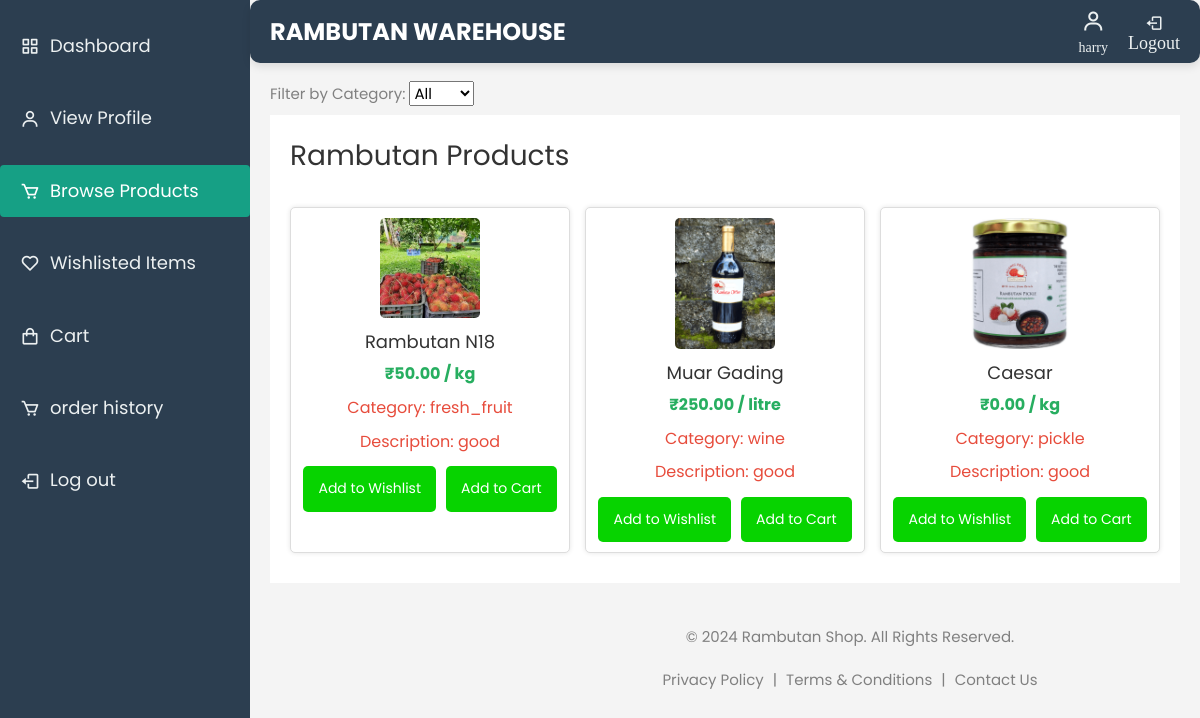
The app's page /products/ (signed in) with its own data.
### warehouse/models.py (models this page shows, shortened)
class Registeruser(AbstractUser):
    username = models.EmailField(unique=True)
    name = models.CharField(max_length=50,default='noname')
    contact = models.CharField(max_length=250, blank=True)
    address = models.CharField(max_length=250, blank=True)
    place = models.CharField(max_length=100, blank=True)
    role = models.CharField(max_length=10, choices=ROLE_CHOICES)
    groups = models.ManyToManyField(
        Group,
        related_name='registeruser_set',  # Custom related_name
        blank=True,
        help_text='The groups this user belongs to. A user will get all permissions granted to each of their groups.'
    )
    user_permissions = models.ManyToManyField(
        Permission,
        related_name='registeruser_set',  # Custom related_name
        blank=True,
        help_text='Specific permissions for this user.'
    )

class RambutanPost(models.Model):
    farmer = models.ForeignKey('FarmerDetails', on_delete=models.CASCADE, related_name='rambutan_posts')
    PRODUCT_CHOICES = sorted([
        ('Binjai', 'Binjai'),
        ('Caesar', 'Caesar'),
        ('E35', 'E35'),
        ('Hg Deli Baling', 'Hg Deli Baling'),
        ('Jarum Emas', 'Jarum Emas'),
        ('Maharlika', 'Maharlika'),
        ('Malwana', 'Malwana'),
        ('Muar Gading', 'Muar Gading'),
        ('Rambutan N18', 'Rambutan N18'),
        ('Rongrien', 'Rongrien'),
        ('School Boy', 'School Boy'),
        ('other', 'Other')  # 'Other' option placed last
    ], key=lambda x: (x[0] != 'other', x[0]))  # Ensures 'Other' is last
    product = models.CharField(max_length=255, choices=PRODUCT_CHOICES)
    CATEGORY_CHOICES = [
        ('fresh_fruit', 'Fresh Fruit'),
        ('juice', 'Juice'),
        ('pickle', 'Pickle'),
        ('wine', 'Wine'),
    ]
    category = models.CharField(max_length=20, choices=CATEGORY_CHOICES)
    quantity_type = models.CharField(max_length=10, choices=[('kg', 'Kilograms'), ('L', 'Litres')])
    quantity = models.PositiveIntegerField(default=1)
    quantity_left = models.PositiveIntegerField(default=0)
    price = models.DecimalField(max_digits=10, decimal_places=2)
    image = models.ImageField(upload_to='rambutan_images/')
    description = models.TextField()
    created_at = models.DateTimeField(auto_now_add=True)
    is_available = models.BooleanField(default=True)

### warehouse/views.py (the view)
# urls.py: path('products/', views.products_browse, name='products_browse'),
@login_required
@cache_control(no_cache=True, must_revalidate=True, no_store=True)
def products_browse(request):
    category_filter = request.GET.get('category', '')  # Get the selected category from the URL parameters
    products_query = RambutanPost.objects.all()
    if category_filter:
        products_query = products_query.filter(category=category_filter)
    products = products_query.values(
        'id', 'product', 'category', 'image', 'price', 'created_at', 'description',
        'is_available', 'quantity_left', 'farmer','quantity_type'
    )
    cart_items = Cart.objects.filter(user=request.user).values_list('rambutan_post_id', flat=True)
    wishlist_items = Wishlist.objects.filter(user=request.user).values_list('rambutan_post_id', flat=True)
    for product in products:
        if product['quantity_left'] <= 0:
            product['status_message'] = 'Out of Stock'
        elif not product['is_available']:
            product['status_message'] = 'Unavailable'
    context = {
        'products': products,
        'category_filter': category_filter  # Pass the selected category to the template
    }
    return render(request, 'shop.html', context)

### warehouse/templates/shop.html (shortened to what this page needs)
{% load static %}
<!DOCTYPE html>
<html lang="en" dir="ltr">
<head>
    <link href='https://unpkg.com/boxicons@2.0.7/css/boxicons.min.css' rel='stylesheet'>
    <link href="https://cdn.jsdelivr.net/npm/sweetalert2@11/dist/sweetalert2.min.css" rel="stylesheet">
    <link rel="stylesheet" href="{% static 'css/open-iconic-bootstrap.min.css' %}">
    <link rel="stylesheet" href="{% static 'css/animate.css' %}">
    <link rel="stylesheet" href="{% static 'css/owl.carousel.min.css' %}">
    <link rel="stylesheet" href="{% static 'css/owl.theme.default.min.css' %}">
    <link rel="stylesheet" href="{% static 'css/magnific-popup.css' %}">
    <link rel="stylesheet" href="{% static 'css/aos.css' %}">
    <link rel="stylesheet" href="{% static 'css/ionicons.min.css' %}">
    <link rel="stylesheet" href="{% static 'css/bootstrap-datepicker.css' %}">
    <link rel="stylesheet" href="{% static 'css/jquery.timepicker.css' %}">
    <link rel="stylesheet" href="{% static 'css/flaticon.css' %}">
    <link rel="stylesheet" href="{% static 'css/icomoon.css' %}">
    <link rel="stylesheet" href="{% static 'css/style.css' %}">
</head>
<body>
    <div class="sidebar">
        <ul class="nav-links">
            <li>
                <a href="{% url 'customer_dashboard' %}" >
                    <i class='bx bx-grid-alt'></i>
                    <span class="links_name">Dashboard</span>
                </a>
            </li>
            <li>
                <a href="{% url 'profile_view' %}">
                    <i class='bx bx-user'></i>
                    <span class="links_name">View Profile</span>
                </a>
            </li>
            <li>
                <a href="{% url 'products_browse' %}" class="active">
                    <i class='bx bx-cart'></i>
                    <span class="links_name">Browse Products</span>
                </a>
            </li>
            <li>
                <a href="{% url 'wishlist' %}">
                    <i class='bx bx-heart'></i>
                    <span class="links_name">Wishlisted Items</span>
                </a>
            </li>
            <li>
                <a href="{% url 'cart' %}">
                    <i class='bx bx-shopping-bag'></i>
                    <span class="links_name">Cart</span>
                </a>
            </li>
            <li>
                <a href="{% url 'order_history' %}">
                  <i class='bx bx-cart'></i>
                  <span class="links_name">order history</span>
                </a>
            </li>
            <li class="log_out">
                <a href="{% url 'logout' %}" class="logout-button">
                    <i class='bx bx-log-out'></i>
                    <span class="links_name">Log out</span>
                </a>
            </li>
        </ul>
    </div>
    <section class="home-section">
        <nav class="top-navbar">
            <div class="logo">
                <span class="logo-text">Rambutan Warehouse</span>
            </div>
            <ul class="nav-icons">
                <li class="user-profile">
                    <a href="{% url 'profile_view' %}">
                        <i class='bx bx-user'></i>
                        <span class="icon-name">{{ user.name }}</span>
                    </a>
                </li>
                <li>
                    <a href="{% url 'logout' %}" class="logout-button">
                        <i class='bx bx-log-out'></i>
                        <span class="icon-name">Logout</span>
                    </a>
                </li>
            </ul>
        </nav>
        <form method="get" action="{% url 'products_browse' %}">
            <label for="category">Filter by Category:</label>
            <select name="category" id="category" onchange="this.form.submit()">
                <option value="">All</option>
            </select>
        </form>
        <div class="main-content">
            <h2>Rambutan Products</h2>
            <div class="product-listing">
                {% for product in products %}
                <div class="product">
                    <img src="{% if product.image %}/media/{{ product.image }}{% else %}{% static 'images/default_product.jpg' %}{% endif %}" alt="{{ product.name }}" width="100px" >
                    <h3>{{ product.product }}</h3>
                    <p class="price">₹{{ product.price }} / {{ product.quantity_type }}</p>
                    <p>Category: {{ product.category }}</p>
                    <p>Description: {{ product.description }}</p>
                    {% if product.status_message %}
                        <p class="unavailable">{{ product.status_message }}</p>
                    {% else %}
                        <div class="cart-buttons">
                            <button><a href="{% url 'add_to_wishlist' product.id %}">Add to Wishlist</a></button>
                            <button><a href="{% url 'add_to_cart' product.id %}">Add to Cart</a></button>
                        </div>
                    {% endif %}
                </div>
                {% empty %}
                <p>No products available at the moment.</p>
                {% endfor %}
            </div>
        </div>
    <footer>
        <p>&copy; 2024 Rambutan Shop. All Rights Reserved.</p>
        <a href="#">Privacy Policy</a> | <a href="#">Terms & Conditions</a> | <a href="#">Contact Us</a>
    </footer>
</section>
</body>
</html>

### warehouse/static/css/icomoon.css (style rules this page uses)
[class^="icon-"], [class*=" icon-"] { font-family: 'icomoon' !important; speak: none; font-style: normal; font-weight: normal; font-variant: normal; text-transform: none; line-height: 1; -webkit-font-smoothing: antialiased; -moz-osx-font-smoothing: grayscale; }

### warehouse/templates/shop.html (style rules this page uses)
:root { --primary-color: #2c3e50; --secondary-color: #ecf0f1; --accent-color: #16a085; --hover-color: #34495e; --white: #ffffff; --font-family: 'Poppins', sans-serif; }
body { font-family: var(--font-family); background-color: #f4f4f4; margin: 0; padding: 0; display: flex; }
.sidebar { width: 250px; background-color: var(--primary-color); height: 100vh; position: fixed; top: 0; left: 0; transition: width 0.3s; display: flex; flex-direction: column; }
.sidebar { width: 250px; background-color: var(--primary-color); height: 100vh; position: fixed; top: 0; left: 0; transition: all 0.3s; display: flex; flex-direction: column; }
.sidebar ul.nav-links { list-style-type: none; padding: 0; margin: 0; }
.sidebar ul.nav-links li { margin: 20px 0; }
.sidebar ul.nav-links li a { color: var(--secondary-color); text-decoration: none; font-size: 18px; display: flex; align-items: center; padding: 10px 20px; transition: background-color 0.3s, color 0.3s; border-radius: 4px; }
.sidebar ul.nav-links li a:hover, .sidebar ul.nav-links li a.active { background-color: var(--accent-color); color: var(--white); }
.sidebar ul.nav-links li a i { margin-right: 10px; font-size: 20px; }
.top-navbar { background-color: var(--primary-color); padding: 10px 20px; display: flex; justify-content: space-between; align-items: center; border-radius: 10px; box-shadow: 0 4px 8px rgba(0, 0, 0, 0.1); margin-bottom: 20px; position: fixed; top: 0; left: 250px; right: 0; z-index: 1000; }
.logo-text { font-size: 24px; color: var(--white); font-weight: bold; text-transform: uppercase; }
.nav-icons { list-style: none; display: flex; align-items: center; gap: 20px; margin: 0; padding: 0; }
.nav-icons li a { color: var(--secondary-color); text-decoration: none; font-size: 18px; display: flex; flex-direction: column; align-items: center; transition: color 0.3s; }
.nav-icons li.user-profile a { display: flex; flex-direction: column; align-items: center; justify-content: center; text-align: center; gap: 5px; }
.nav-icons li.user-profile a i { font-size: 24px; color: var(--secondary-color); }
.nav-icons li.user-profile a .icon-name { font-size: 14px; color: var(--secondary-color); }
.home-section { margin-left: 250px; width: calc(100% - 250px); padding-top: 60px; padding: 20px; transition: margin-left 0.3s, width 0.3s; min-height: 100vh; margin-top: 60px; }
.main-content { width: 100%; padding: 20px; background-color: #fff; box-sizing: border-box; }
.main-content h2 { font-size: 28px; margin-bottom: 20px; color: #333; }
.product-listing { display: flex; flex-wrap: wrap; gap: 15px; }
.product { flex: 1 1 calc(33.333% - 20px); margin: 10px 0; border: 1px solid #ddd; padding: 10px; box-shadow: 0 0 5px rgba(0, 0, 0, 0.1); border-radius: 5px; background-color: #fff; text-align: center; box-sizing: border-box; }
.product img { max-width: 100%; height: auto; margin-bottom: 10px; border-radius: 5px; }
.product h3 { font-size: 18px; color: #333; margin-bottom: 5px; }
.product p { font-size: 16px; color: #e74c3c; margin: 5px 0; }
.product .price { color: #27ae60; font-weight: bold; }
.product .cart-buttons { margin-top: 10px; display: flex; justify-content: center; gap: 10px; }
.cart-buttons button { background-color: #07d300; border: none; color: white; padding: 10px 15px; cursor: pointer; border-radius: 5px; transition: background-color 0.3s; font-size: 14px; }
.cart-buttons button a { color: white; text-decoration: none; display: block; width: 100%; height: 100%; text-align: center; }
footer { text-align: center; padding: 20px; color: var(--black); margin-top: 20px; width: calc(100% - 250px); margin-left: 250px; box-sizing: border-box; }
footer a { color: var(--black); text-decoration: none; margin: 0 5px; }

### records on screen
Registeruser: name "harry"
RambutanPost: image (picture), product "Rambutan N18", price "50.00", quantity_type "kg", category "fresh_fruit", description "good"
RambutanPost: image (picture), product "Muar Gading", price "250.00", quantity_type "litre", category "wine", description "good"
RambutanPost: image (picture), product "Caesar", price "0.00", quantity_type "kg", category "pickle", description "good"
